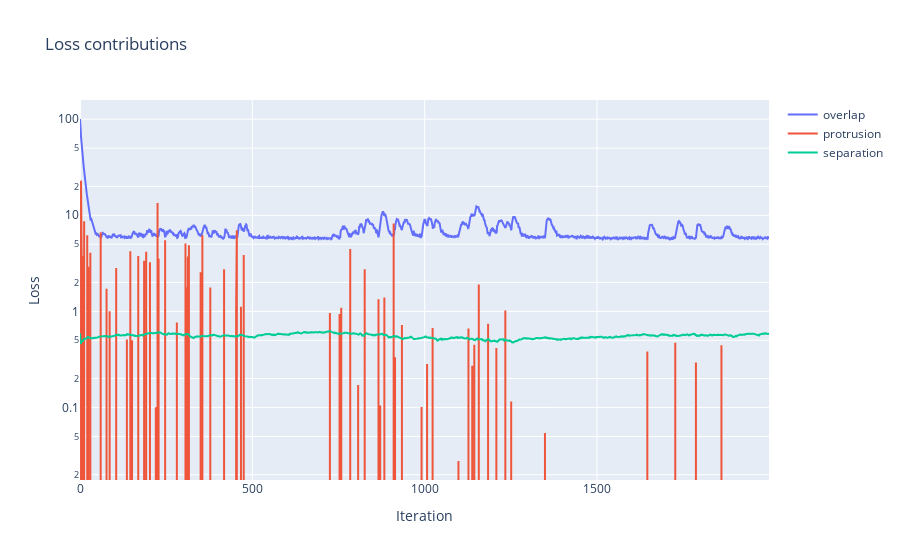

Notebook code cell kept with this figure:
### Code cell
fp.show_losses(losses)

### Figure 1 — Plotly figure (JSON) as saved in the notebook; plotly's stock layout.template omitted (floating-point values rounded to 4 significant figures; data arrays with more than 128 entries replaced by an {"elided": "..."} marker saying what was removed)
{"data": [{"mode": "lines", "name": "overlap", "type": "scatter", "x": {"elided": "2000 int values"}, "y": {"elided": "2000 float values"}}, {"mode": "lines", "name": "protrusion", "type": "scatter", "x": {"elided": "2000 int values"}, "y": {"elided": "2000 float values"}}, {"mode": "lines", "name": "separation", "type": "scatter", "x": {"elided": "2000 int values"}, "y": {"elided": "2000 float values"}}], "layout": {"title": {"text": "Loss contributions"}, "xaxis": {"title": {"text": "Iteration"}}, "yaxis": {"title": {"text": "Loss"}, "type": "log"}}}
